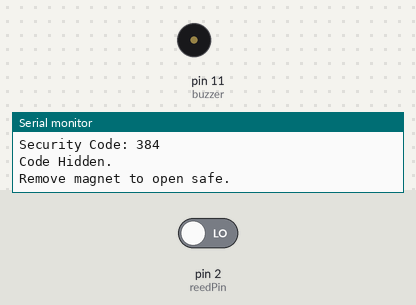
A sketch run on a simulated Arduino Uno, built with avr-gcc and run on an emulated ATmega328P. On the bench: buzzer (waves = sounding), the last lines printed to the serial monitor. Inputs (shaded band) come from the test bench; at power-on: pin 2 (reedPin) LOW. Random numbers use the default seed unless the sketch sets one.

Above: at 3.3 s.
3.4 s: pin 2 (reedPin) driven HIGH
At 9.7 s:
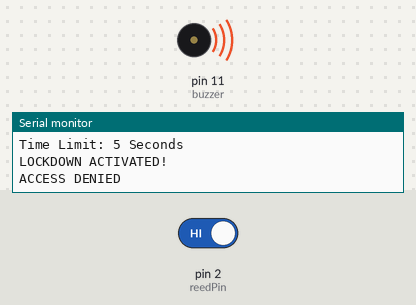
Timing chart, 0 to 11.2 s (numbered marks = the images above; inputs shaded):
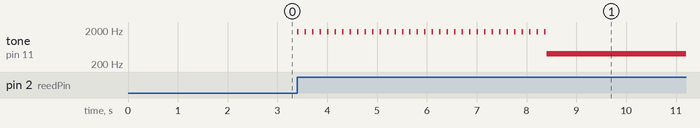

The sketch:

Magnetic-Safe-Cracker.ino
```cpp
const int reedPin = 2;
const int buzzer = 11;

int secretCode;

bool safeOpened = false;
bool gameOver = false;

unsigned long countdownStart;
unsigned long lastTick = 0;

void setup()
{
  Serial.begin(9600);

  pinMode(reedPin, INPUT);
  pinMode(buzzer, OUTPUT);

  randomSeed(analogRead(A0));

  Serial.println("================================");
  Serial.println("MAGNETIC SAFE CRACKER");
  Serial.println("================================");
  Serial.println("Keep magnet near sensor.");
  Serial.println();

  // Generate random 3-digit code
  secretCode = random(100, 1000);

  Serial.print("Security Code: ");
  Serial.println(secretCode);

  delay(2000);

  // Hide code
  for(int i=0; i<30; i++)
  {
    Serial.println();
  }

  Serial.println("Code Hidden.");
  Serial.println("Remove magnet to open safe.");
}

void loop()
{
  if(gameOver)
    return;

  // Detect safe opening
  if(!safeOpened && digitalRead(reedPin) == HIGH)
  {
    safeOpened = true;
    countdownStart = millis();

    Serial.println();
    Serial.println("SAFE OPENED!");
    Serial.println("Enter the 3-digit code.");
    Serial.println("Time Limit: 5 Seconds");
  }

  if(safeOpened)
  {
    // Rapid ticking sound
    if(millis() - lastTick >= 150)
    {
      lastTick = millis();

      tone(buzzer, 1800);
      delay(30);
      noTone(buzzer);
    }

    // Read entered code
    if(Serial.available())
    {
      int enteredCode = Serial.parseInt();

      while(Serial.available())
        Serial.read();

      if(enteredCode == secretCode)
      {
        disarmSafe();
      }
      else
      {
        lockdown();
      }
    }

    // Timeout
    if(millis() - countdownStart >= 5000)
    {
      lockdown();
    }
  }
}

void disarmSafe()
{
  gameOver = true;

  noTone(buzzer);

  Serial.println();
  Serial.println("SAFE DISARMED!");
  Serial.println("ACCESS GRANTED");

  tone(buzzer, 1000);
  delay(150);

  tone(buzzer, 1400);
  delay(150);

  tone(buzzer, 1800);
  delay(300);

  noTone(buzzer);
}

void lockdown()
{
  gameOver = true;

  Serial.println();
  Serial.println("LOCKDOWN ACTIVATED!");
  Serial.println("ACCESS DENIED");

  tone(buzzer, 400);

  while(true)
  {
    // Continuous alarm
  }
}
```

Measured:
- after the input at 3.4 s, tone on pin 11 (buzzer): plays 1800 Hz for 0.03 s, 1800 Hz for 0.03 s, 1800 Hz for 0.03 s, 1800 Hz for 0.03 s, 1800 Hz for 0.03 s, 1800 Hz for 0.03 s … (35 notes in this stretch), starting at once
